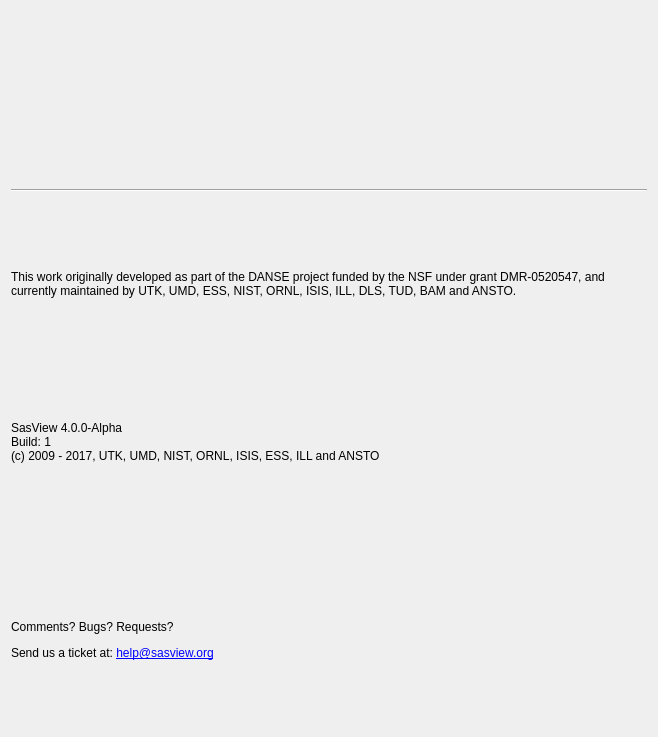
<?xml version="1.0" encoding="UTF-8"?>
<ui version="4.0">
 <class>WelcomePanelUI</class>
 <widget class="QDialog" name="WelcomePanelUI">
  <property name="geometry">
   <rect>
    <x>0</x>
    <y>0</y>
    <width>658</width>
    <height>737</height>
   </rect>
  </property>
  <property name="windowTitle">
   <string>Dialog</string>
  </property>
  <layout class="QGridLayout" name="gridLayout">
   <item row="0" column="0">
    <widget class="QLabel" name="imgSasView">
     <property name="text">
      <string/>
     </property>
     <property name="pixmap">
      <pixmap>:/res/SVwelcome.png</pixmap>
     </property>
     <property name="alignment">
      <set>Qt::AlignCenter</set>
     </property>
    </widget>
   </item>
   <item row="1" column="0">
    <widget class="Line" name="line">
     <property name="orientation">
      <enum>Qt::Horizontal</enum>
     </property>
    </widget>
   </item>
   <item row="2" column="0">
    <widget class="QLabel" name="lblAcknowledgements">
     <property name="sizePolicy">
      <sizepolicy hsizetype="Minimum" vsizetype="Minimum">
       <horstretch>0</horstretch>
       <verstretch>0</verstretch>
      </sizepolicy>
     </property>
     <property name="text">
      <string>This work originally developed as part of the DANSE project funded by the NSF under grant DMR-0520547, and currently maintained by UTK, UMD, ESS, NIST, ORNL, ISIS, ILL, DLS, TUD, BAM and ANSTO.</string>
     </property>
     <property name="wordWrap">
      <bool>true</bool>
     </property>
    </widget>
   </item>
   <item row="3" column="0">
    <widget class="QLabel" name="lblVersion">
     <property name="sizePolicy">
      <sizepolicy hsizetype="Minimum" vsizetype="Minimum">
       <horstretch>0</horstretch>
       <verstretch>0</verstretch>
      </sizepolicy>
     </property>
     <property name="text">
      <string>&lt;html&gt;&lt;head/&gt;&lt;body&gt;&lt;p&gt;SasView 4.0.0-Alpha&lt;br/&gt;Build: 1&lt;br/&gt;(c) 2009 - 2017, UTK, UMD, NIST, ORNL, ISIS, ESS, ILL and ANSTO&lt;/p&gt;&lt;p&gt;&lt;br/&gt;&lt;/p&gt;&lt;/body&gt;&lt;/html&gt;</string>
     </property>
    </widget>
   </item>
   <item row="4" column="0">
    <widget class="QLabel" name="lblLink">
     <property name="sizePolicy">
      <sizepolicy hsizetype="Minimum" vsizetype="Minimum">
       <horstretch>0</horstretch>
       <verstretch>0</verstretch>
      </sizepolicy>
     </property>
     <property name="text">
      <string>&lt;html&gt;&lt;head/&gt;&lt;body&gt;&lt;p&gt;Comments? Bugs? Requests?&lt;/p&gt;
&lt;p&gt;Send us a ticket at: &lt;a href=&quot;mailto:help@sasview.org&quot;&gt;&lt;span style=&quot; text-decoration: underline; color:#0000ff;&quot;&gt; help@sasview.org&lt;/span&gt;&lt;/a&gt;&lt;/p&gt;&lt;/body&gt;&lt;/html&gt;</string>
     </property>
     <property name="openExternalLinks">
      <bool>true</bool>
     </property>
    </widget>
   </item>
  </layout>
 </widget>
 <resources/>
 <connections/>
</ui>
